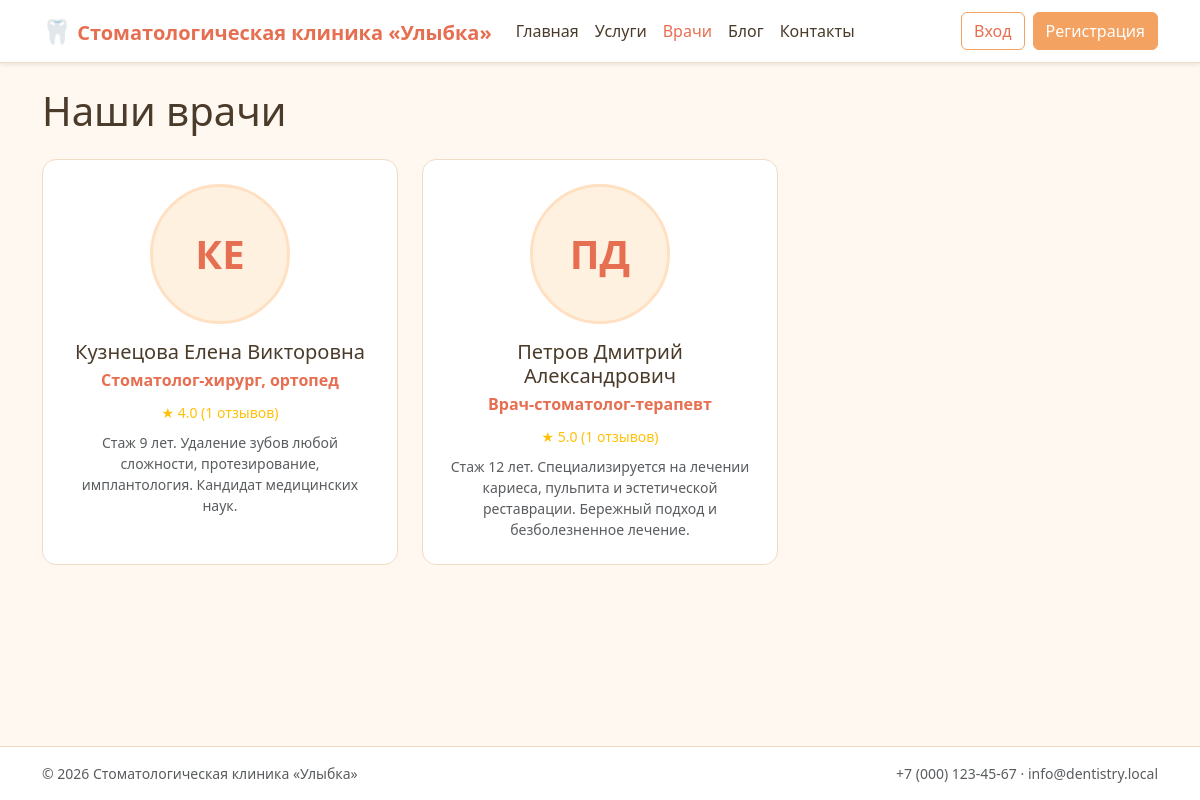
The app's page /doctors.php with its own data.
### tables this page shows
CREATE TABLE doctor_profile (
    user_id           INT UNSIGNED PRIMARY KEY,
    specialization_id INT UNSIGNED NULL,
    bio               TEXT NULL,
    photo_path        VARCHAR(255) NULL,
    updated_at        DATETIME NOT NULL DEFAULT CURRENT_TIMESTAMP ON UPDATE CURRENT_TIMESTAMP,
    CONSTRAINT fk_docprofile_user FOREIGN KEY (user_id) REFERENCES user(id) ON DELETE CASCADE,
    CONSTRAINT fk_docprofile_spec FOREIGN KEY (specialization_id) REFERENCES specialization(id)
);

CREATE TABLE user (
    id                INT UNSIGNED AUTO_INCREMENT PRIMARY KEY,
    last_name         VARCHAR(60)  NOT NULL,
    first_name        VARCHAR(60)  NOT NULL,
    middle_name       VARCHAR(60)  NOT NULL DEFAULT '',
    email             VARCHAR(190) NOT NULL UNIQUE,
    password_hash     VARCHAR(255) NOT NULL,
    role_id           TINYINT UNSIGNED NOT NULL,
    booking_ban_until DATE NULL COMMENT 'Запрет онлайн-записи до даты (после неявки)',
    created_at        DATETIME NOT NULL DEFAULT CURRENT_TIMESTAMP,
    CONSTRAINT fk_user_role FOREIGN KEY (role_id) REFERENCES role(id)
);

CREATE TABLE specialization (
    id   INT UNSIGNED AUTO_INCREMENT PRIMARY KEY,
    name VARCHAR(120) NOT NULL UNIQUE
);

### lib/db.php (called while the page is built, shortened)
<?php
final class DB
{
    private static ?PDO $pdo = null;
    public static function pdo(): PDO
    {
        if (self::$pdo === null) {
            $dsn = sprintf(
                'mysql:host=%s;port=%d;dbname=%s;charset=%s',
                DB_HOST, DB_PORT, DB_NAME, DB_CHARSET
            );
            self::$pdo = new PDO($dsn, DB_USER, DB_PASS, [
                PDO::ATTR_ERRMODE            => PDO::ERRMODE_EXCEPTION,
                PDO::ATTR_DEFAULT_FETCH_MODE => PDO::FETCH_ASSOC,
                PDO::ATTR_EMULATE_PREPARES   => false,
            ]);
        }
        return self::$pdo;
    }
    public static function all(string $sql, array $params = []): array
    {
        $stmt = self::pdo()->prepare($sql);
        $stmt->execute($params);
        return $stmt->fetchAll();
    }
}

### lib/sanitize.php (called while the page is built, shortened)
<?php
function h(mixed $value): string
{
    return htmlspecialchars((string) $value, ENT_QUOTES | ENT_SUBSTITUTE, 'UTF-8');
}

### public/doctors.php (the view, shortened to what this page needs)
<?php
require_once __DIR__ . '/../lib/db.php';
require_once __DIR__ . '/../lib/sanitize.php';
$doctors = DB::all(
    "SELECT u.id, u.last_name, u.first_name, u.middle_name,
            sp.name AS specialization, dp.bio, dp.photo_path,
            (SELECT ROUND(AVG(rating),1) FROM review r WHERE r.doctor_id=u.id) AS avg_rating,
            (SELECT COUNT(*) FROM review r WHERE r.doctor_id=u.id) AS reviews_count
       FROM user u
       LEFT JOIN doctor_profile dp ON dp.user_id = u.id
       LEFT JOIN specialization sp ON sp.id = dp.specialization_id
      WHERE u.role_id = 3
      ORDER BY u.last_name, u.first_name"
);
require __DIR__ . '/../templates/header.php';
?>
<h1 class="mb-4">Наши врачи</h1>
<?php if (empty($doctors)): ?>
    <p class="text-muted">Информация о врачах пока не добавлена.</p>
<?php else: ?>
    <div class="row g-4">
        <?php foreach ($doctors as $d): ?>
            <?php $fio = trim($d['last_name'] . ' ' . $d['first_name'] . ' ' . $d['middle_name']); ?>
            <div class="col-md-6 col-lg-4">
                <div class="clinic-card h-100 text-center p-4">
                    <?php if (!empty($d['photo_path'])): ?>
                        <img src="/<?= h($d['photo_path']) ?>" alt="<?= h($fio) ?>"
                             class="doctor-photo mb-3" onerror="this.style.display='none'">
                    <?php else: ?>
                        <div class="doctor-photo doctor-photo--placeholder mb-3">
                            <?= h(mb_substr($d['last_name'], 0, 1) . mb_substr($d['first_name'], 0, 1)) ?>
                        </div>
                    <?php endif; ?>
                    <h5 class="mb-1"><?= h($fio) ?></h5>
                    <?php if (!empty($d['specialization'])): ?>
                        <div class="text-orange-2 mb-2"><?= h($d['specialization']) ?></div>
                    <?php endif; ?>
                    <?php if ((int)$d['reviews_count'] > 0): ?>
                        <div class="text-warning mb-2"><small>★ <?= h((string)$d['avg_rating']) ?> (<?= (int)$d['reviews_count'] ?> отзывов)</small></div>
                    <?php endif; ?>
                    <?php if (!empty($d['bio'])): ?>
                        <p class="text-muted small mb-0"><?= h($d['bio']) ?></p>
                    <?php endif; ?>
                </div>
            </div>
        <?php endforeach; ?>
    </div>
<?php endif; ?>
<?php require __DIR__ . '/../templates/footer.php'; ?>

### public/assets/css/theme.css (style rules this page uses)
:root { --clinic-bg: #FFF8F1; --clinic-surface: #FFFFFF; --clinic-primary: #F4A261; --clinic-primary-2: #E76F51; --clinic-accent: #FFE0C2; --clinic-soft: #FFF1E0; --clinic-ink: #4A3B2A; --clinic-muted: #8A7964; --clinic-border: #F0DCC4; --clinic-success: #6FB098; --clinic-danger: #D88080; }
html, body { background: var(--clinic-bg); color: var(--clinic-ink); }
body { font-family: system-ui, "Segoe UI", Tahoma, Arial, sans-serif; }
.clinic-card { background: var(--clinic-surface); border: 1px solid var(--clinic-border); border-radius: 14px; overflow: hidden; transition: transform .15s ease, box-shadow .15s ease; height: 100%; }
.doctor-photo { width: 140px; height: 140px; border-radius: 50%; object-fit: cover; margin-left: auto; margin-right: auto; display: block; border: 3px solid var(--clinic-accent); background: var(--clinic-soft); }
.doctor-photo--placeholder { display: flex; align-items: center; justify-content: center; font-size: 2.5rem; font-weight: 700; color: var(--clinic-primary-2); text-transform: uppercase; }
.text-orange-2 { color: var(--clinic-primary-2); font-weight: 600; }

### records on screen
doctor_profile: user_id.first_name "КЕ", user_id.middle_name "Кузнецова Елена Викторовна", specialization.name "Стоматолог-хирург, ортопед", avg_rating "4.0", reviews_count "1", bio "Стаж 9 лет. Удаление зубов любой сложности, протезирование, имплантология. Кандидат медицинских наук."
doctor_profile: user_id.first_name "ПД", user_id.middle_name "Петров Дмитрий Александрович", specialization.name "Врач-стоматолог-терапевт", avg_rating "5.0", reviews_count "1", bio "Стаж 12 лет. Специализируется на лечении кариеса, пульпита и эстетической реставрации. Бережный подход и безболезненное лечение."

### other values on screen
SITE_NAME "Стоматологическая клиника «Улыбка»"
CLINIC_PHONE "+7 (000) 123-45-67"
CLINIC_EMAIL "info@dentistry.local"
